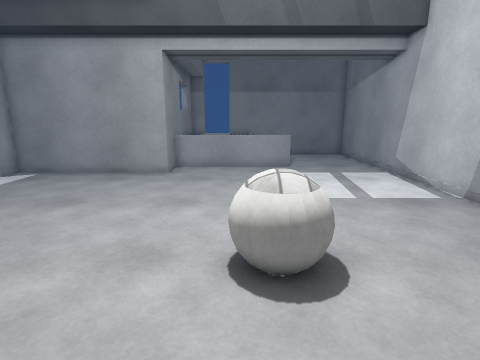
[1] (above)

13 first-person views from a walk through a scene from a Unity 3-D project. The camera is 1.4 m above the floor, tilts 12° down and sees 80° across. The floor is counted in squares, 0.5 m on a side. Each view is taken from the middle of a square. On the plan, view 1 faces up. The plan holds only what a view shows up to about 20 squares ahead; the rest is blank. Surface patterns are stand-ins for the level's own textures.

[2]
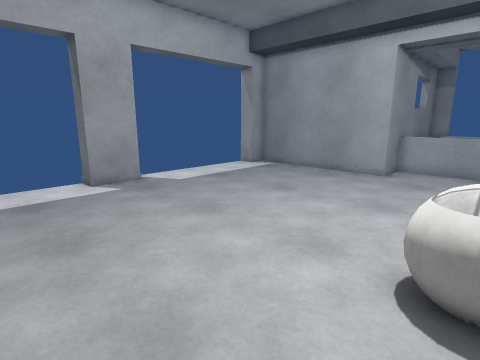

[3]
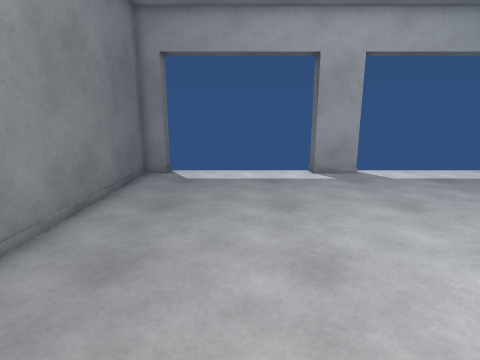

[4]
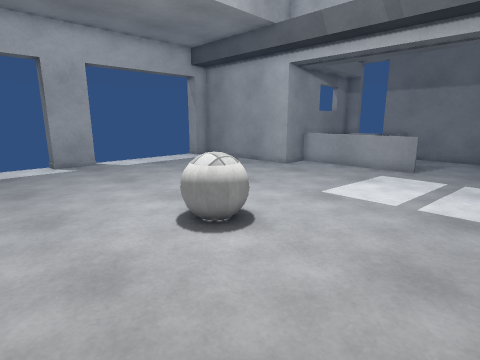

[5]
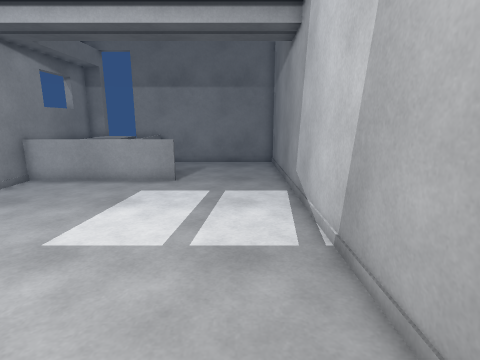

[6]
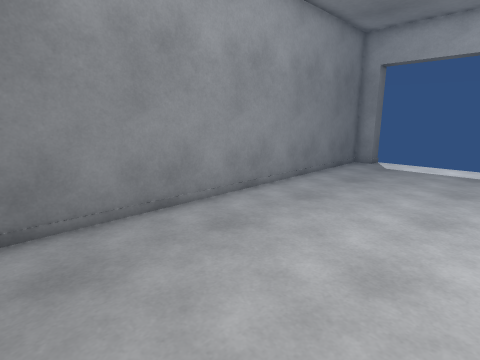

[7]
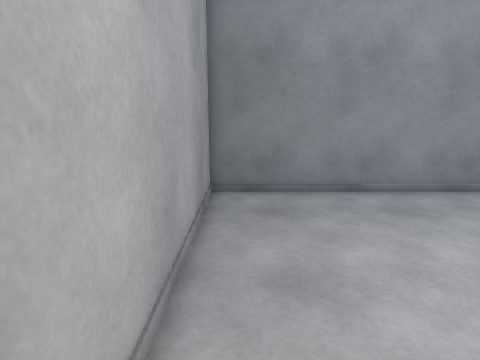

[8]
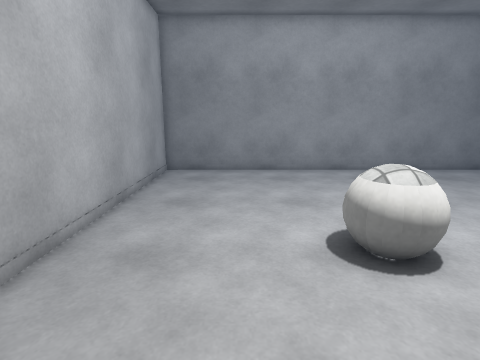

[9]
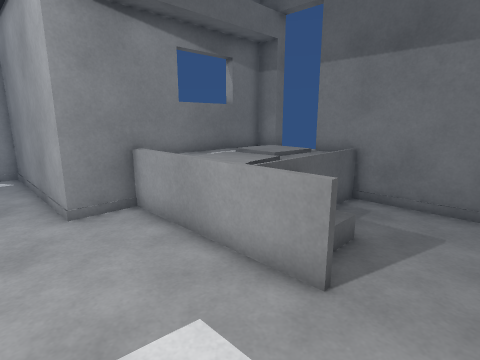

[10]
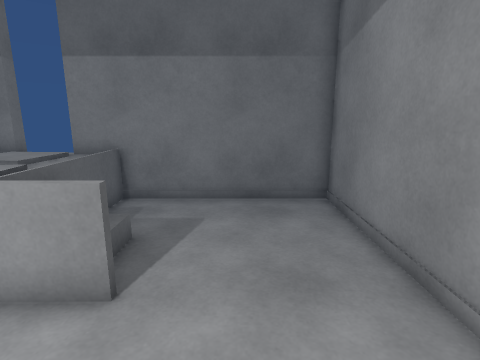

[11]
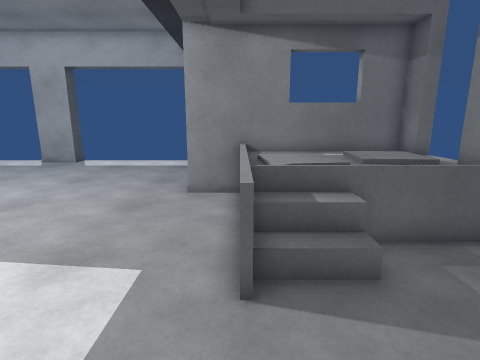

[12]
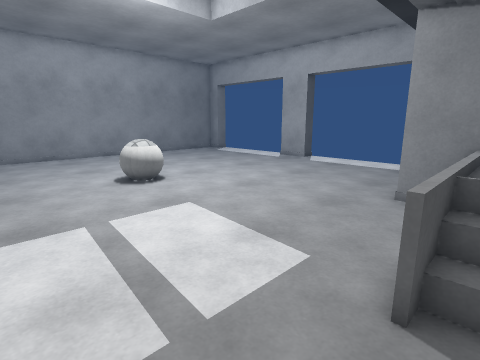

[13]
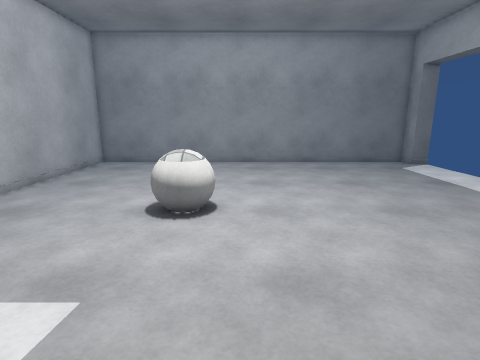

### Floor plan
Key: @ floor where view 1 was taken; # wall or solid block; . main floor; : floor 0.75 m higher than the main floor; / step, stairs or slope; = window, fence, low wall or low ledge; B ball.
Columns run from 13 left of view 1 to 8 right of it. Each row starts with its distance up from view 1.
 24           #
 23          ##:##########
 22          #::::.......#
 21          =::::.......#
 20          =::::/......#
 19          #:::://.....#
 18          #:::://.....#
 17          #=...===....#
 16          #...........#
 15  #########...........#
 14 ##...................#
 13  ....................#
 12  ....................#
 11  ....................#
 10  ....................#
  9  ....................#
  8  ....................#
  7  ....................#
  6 ##...........BBB.....#
  5  #...........BBB.....#
  4 ##...........BB......#
  3  ....................#
  2  ....................#
  1  ....................#
  0  ............@.......#
 -1  ....................#
 -2  ....................#
 -3  ....................#
 -4 ##...................#
 -5  #####################

Where each view was taken, in squares from view 1:
view 1: 0 up, 0 right, facing up
view 2: 0 up, 1 right, facing up-left
view 3: 0 up, 3 right, facing left
view 4: 0 up, 7 right, facing up-left
view 5: 4 up, 6 right, facing up
view 6: 3 up, 7 right, facing down-left
view 7: 6 up, 7 right, facing down
view 8: 11 up, 4 right, facing down
view 9: 13 up, 5 right, facing up-left
view 10: 13 up, 5 right, facing up
view 11: 17 up, 7 right, facing left
view 12: 18 up, 7 right, facing down-left
view 13: 14 up, 1 left, facing down
